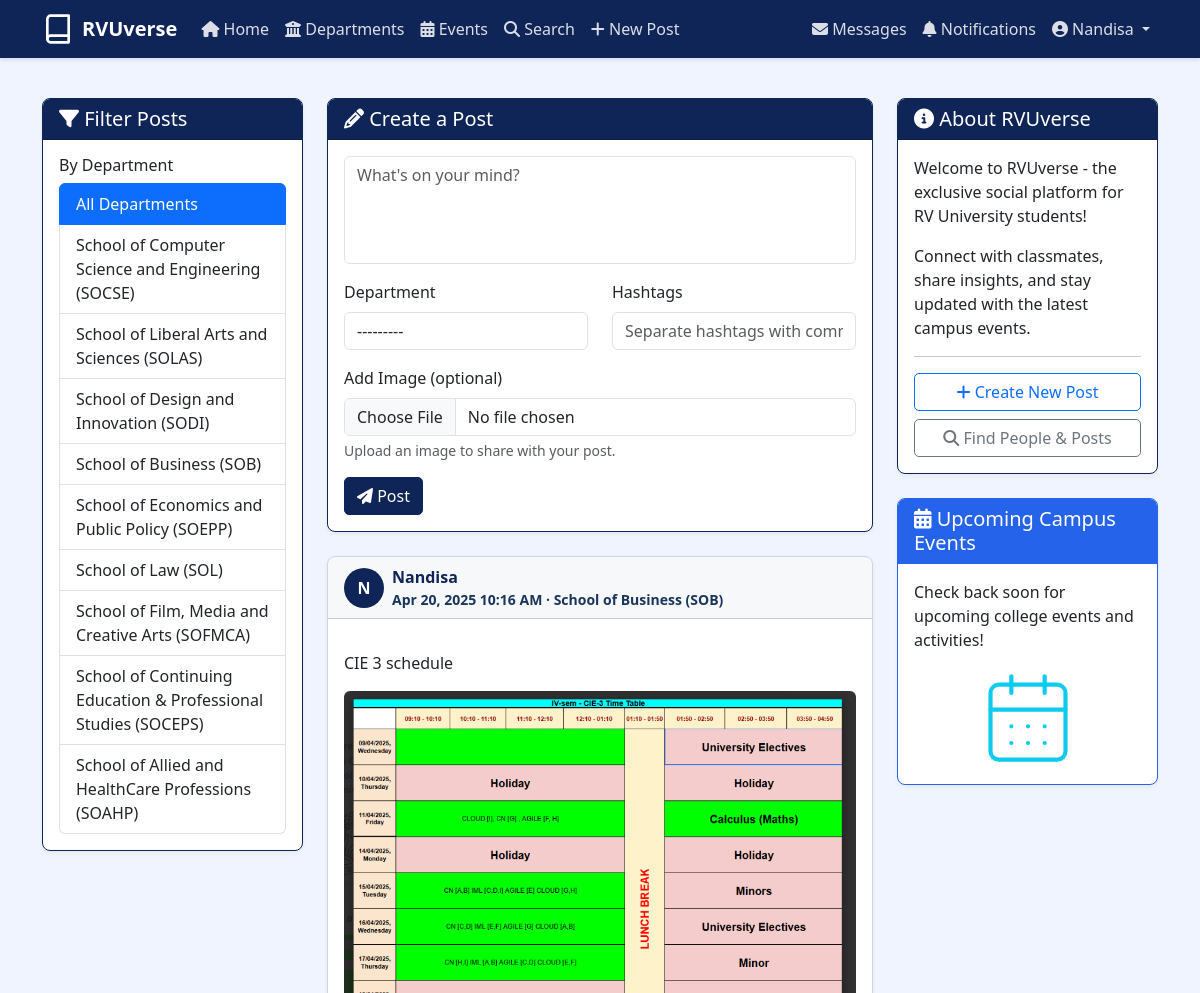
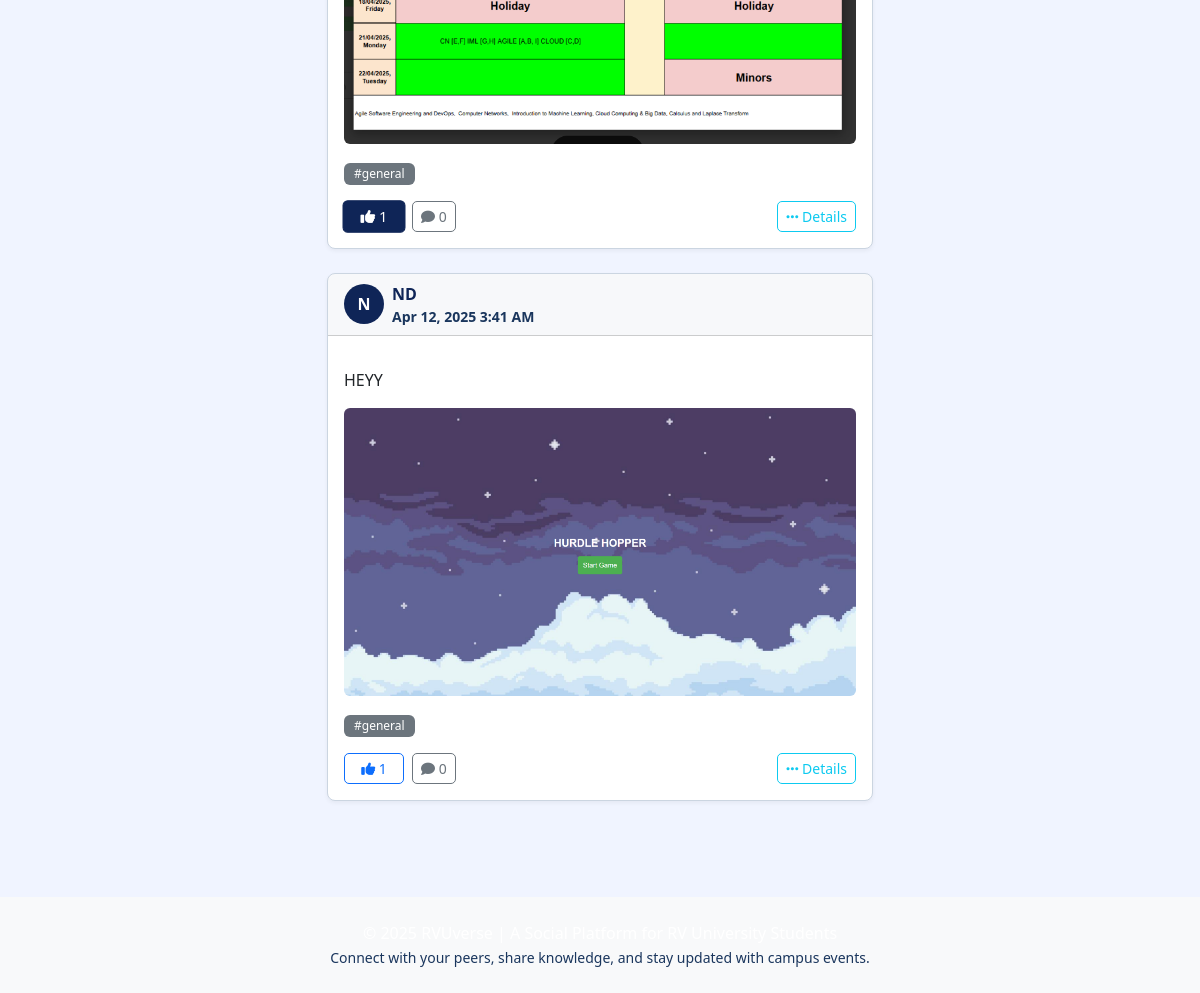
Screenshot of / (signed in) with the database file from the repository (2 pictures, top to bottom).
### core/models.py (models this page shows, shortened)
class Department(models.Model):
    DEPT_CHOICES = [
        ('1', 'School of Liberal Arts and Sciences (SOLAS)'),
        ('2', 'School of Design and Innovation (SODI)'),
        ('3', 'School of Business (SOB)'),
        ('4', 'School of Economics and Public Policy (SOEPP)'),
        ('5', 'School of Computer Science and Engineering (SOCSE)'),
        ('6', 'School of Law (SOL)'),
        ('7', 'School of Film, Media and Creative Arts (SOFMCA)'),
        ('8', 'School of Continuing Education & Professional Studies (SOCEPS)'),
        ('9', 'School of Allied and Healthcare Professions (SOAHP)'),
    ]
    code = models.CharField(max_length=2, choices=DEPT_CHOICES, unique=True,default='5')
    name = models.CharField(max_length=100)
    description = models.TextField(blank=True, null=True)
    def __str__(self):
        return self.name

class Post(models.Model):
    user = models.ForeignKey(User, on_delete=models.CASCADE, related_name='posts')
    content = models.TextField()
    department = models.ForeignKey(Department, on_delete=models.SET_NULL, null=True, blank=True,related_name='posts')
    created_at = models.DateTimeField(auto_now_add=True)
    updated_at = models.DateTimeField(auto_now=True)
    hashtags = models.CharField(max_length=255, blank=True)
    image = models.ImageField(upload_to='post_images/', blank=True, null=True)
    class Meta:
        ordering = ['-created_at']
    def get_likes_count(self):
        return self.likes.count()
    def get_comments_count(self):
        return self.comments.count()
    def extract_hashtags(self):
        if not self.hashtags:
            return []
        return [tag.strip() for tag in self.hashtags.split(',') if tag.strip()]

### core/views.py (the view)
# urls.py: path('', views.home_view, name='home'),
@login_required
def home_view(request):
    posts = Post.objects.all().select_related('user', 'department').prefetch_related('comments', 'likes')
    user_likes = Like.objects.filter(user=request.user).values_list('post_id', flat=True)
    departments = Department.objects.all()
    department_id = request.GET.get('department')
    if department_id:
        posts = posts.filter(department_id=department_id)
    paginator = Paginator(posts, 10)  # Show 10 posts per page
    page_number = request.GET.get('page')
    page_obj = paginator.get_page(page_number)
    if request.method == 'POST':
        post_form = PostForm(request.POST, request.FILES)
        if post_form.is_valid():
            new_post = post_form.save(commit=False)
            new_post.user = request.user
            new_post.save()
            messages.success(request, "Your post has been created!")
            return redirect('home')
    else:
        post_form = PostForm()
    context = {
        'page_obj': page_obj,
        'post_form': post_form,
        'user_likes': user_likes,
        'departments': departments,
        'current_department': department_id,
    }
    return render(request, 'core/home.html', context)

### core/templates/core/home.html (shortened to what this page needs)
{% extends 'core/base.html' %}
{% block content %}
<div class="row">
    <div class="col-lg-3 mb-4">
        <div class="card border-primary">
            <div class="card-header bg-primary text-white">
                <h5 class="card-title mb-0">
                    <i class="fa-solid fa-filter"></i> Filter Posts
                </h5>
            </div>
            <div class="card-body">
                <h6>By Department</h6>
                <div class="list-group">
                    <a href="{% url 'home' %}" class="list-group-item list-group-item-action {% if not current_department %}active{% endif %}">
                        All Departments
                    </a>
                    {% for dept in departments %}
                    <a href="{% url 'home' %}?department={{ dept.id }}" class="list-group-item list-group-item-action {% if current_department == dept.id|stringformat:'s' %}active{% endif %}">
                        {{ dept.name }}
                    </a>
                    {% endfor %}
                </div>
            </div>
        </div>
    </div>
    <div class="col-lg-6">
        <div class="card mb-4 border-primary">
            <div class="card-header bg-primary text-white">
                <h5 class="card-title mb-0">
                    <i class="fa-solid fa-pencil"></i> Create a Post
                </h5>
            </div>
            <div class="card-body">
                <form method="post" action="{% url 'home' %}" enctype="multipart/form-data">
                    <div class="mb-3">
                        {{ post_form.content }}
                    </div>
                    <div class="row mb-3">
                        <div class="col-md-6">
                            <label for="{{ post_form.department.id_for_label }}" class="form-label">Department</label>
                            {{ post_form.department }}
                        </div>
                        <div class="col-md-6">
                            <label for="{{ post_form.hashtags.id_for_label }}" class="form-label">Hashtags</label>
                            {{ post_form.hashtags }}
                        </div>
                    </div>
                    <div class="mb-3">
                        <label for="{{ post_form.image.id_for_label }}" class="form-label">Add Image (optional)</label>
                        {{ post_form.image }}
                        <div class="form-text">Upload an image to share with your post.</div>
                    </div>
                    <button type="submit" class="btn btn-primary">
                        <i class="fa-solid fa-paper-plane"></i> Post
                    </button>
                </form>
            </div>
        </div>
        {% if page_obj %}
            {% for post in page_obj %}
            <div class="card mb-4 post-card">
                <div class="card-header d-flex justify-content-between align-items-center">
                    <div class="d-flex align-items-center">
                        <div class="avatar-placeholder me-2">{{ post.user.username.0|upper }}</div>
                        <div>
                            <a href="{% url 'user_profile' username=post.user.username %}" class="text-decoration-none fw-bold">
                                {{ post.user.username }}
                            </a>
                            <small class="text-muted d-block">
                                {{ post.created_at|date:"M d, Y g:i A" }}
                                {% if post.department %}
                                · {{ post.department.name }}
                                {% endif %}
                            </small>
                        </div>
                    </div>
                </div>
                <div class="card-body">
                    <p class="card-text">{{ post.content|linebreaks }}</p>
                    {% if post.image %}
                    <div class="post-image mb-3">
                        <img src="{{ post.image.url }}" alt="Post image" class="img-fluid rounded">
                    </div>
                    {% endif %}
                    {% if post.hashtags %}
                    <div class="hashtags mb-3">
                        {% for tag in post.extract_hashtags %}
                        <a href="{% url 'search' %}?query={{ tag }}&search_type=hashtags" class="badge bg-secondary text-decoration-none me-1">
                            #{{ tag }}
                        </a>
                        {% endfor %}
                    </div>
                    {% endif %}
                    <div class="d-flex justify-content-between">
                        <div class="d-flex">
                            <button class="btn btn-sm {% if post.id in user_likes %}btn-primary like-btn-active{% else %}btn-outline-primary like-btn{% endif %}"
                                    data-post-id="{{ post.id }}" data-action="{% if post.id in user_likes %}unlike{% else %}like{% endif %}">
                                <i class="fa-solid fa-thumbs-up"></i>
                                <span class="like-count">{{ post.get_likes_count }}</span>
                            </button>
                            <a href="{% url 'post_detail' post_id=post.id %}" class="btn btn-sm btn-outline-secondary ms-2">
                                <i class="fa-solid fa-comment"></i>
                                <span>{{ post.get_comments_count }}</span>
                            </a>
                        </div>
                        <a href="{% url 'post_detail' post_id=post.id %}" class="btn btn-sm btn-outline-info">
                            <i class="fa-solid fa-ellipsis-h"></i> Details
                        </a>
                    </div>
                </div>
            </div>
            {% endfor %}
        {% else %}
            <div class="alert alert-info text-center" role="alert">
                <i class="fa-solid fa-info-circle me-2"></i> No posts to display. Be the first to create a post!
            </div>
        {% endif %}
    </div>
    <div class="col-lg-3">
        <div class="card mb-4 border-primary">
            <div class="card-header bg-primary text-white">
                <h5 class="card-title mb-0">
                    <i class="fa-solid fa-info-circle"></i> About RVUverse
                </h5>
            </div>
            <div class="card-body">
                <p>Welcome to RVUverse - the exclusive social platform for RV University students!</p>
                <p>Connect with classmates, share insights, and stay updated with the latest campus events.</p>
                <hr>
                <div class="d-grid gap-2">
                    <a href="{% url 'create_post' %}" class="btn btn-outline-primary">
                        <i class="fa-solid fa-plus"></i> Create New Post
                    </a>
                    <a href="{% url 'search' %}" class="btn btn-outline-secondary">
                        <i class="fa-solid fa-search"></i> Find People & Posts
                    </a>
                </div>
            </div>
        </div>
        <div class="card border-info">
            <div class="card-header bg-info text-white">
                <h5 class="card-title mb-0">
                    <i class="fa-solid fa-calendar-alt"></i> Upcoming Campus Events
                </h5>
            </div>
            <div class="card-body">
                <p class="card-text">Check back soon for upcoming college events and activities!</p>
                <div class="text-center">
                </div>
            </div>
        </div>
    </div>
</div>
{% endblock %}

### core/templates/core/base.html (shortened to what this page needs)
<!DOCTYPE html>
<html lang="en">
<head>
    <link href="https://cdn.jsdelivr.net/npm/bootstrap@5.3.0-alpha1/dist/css/bootstrap.min.css" rel="stylesheet">
    <link rel="stylesheet" href="https://cdnjs.cloudflare.com/ajax/libs/font-awesome/6.4.0/css/all.min.css">
    <link rel="stylesheet" href="/static/css/styles.css">
</head>
<body>
    <nav class="navbar navbar-expand-lg sticky-top navbar-dark bg-primary">
        <div class="container">
            <a class="navbar-brand d-flex align-items-center" href="{% url 'home' %}">
                <svg class="me-2" width="32" height="32" viewBox="0 0 24 24" fill="none" stroke="currentColor" stroke-width="2" stroke-linecap="round" stroke-linejoin="round">
                    <path d="M4 19.5A2.5 2.5 0 0 1 6.5 17H20"></path>
                    <path d="M6.5 2H20v20H6.5A2.5 2.5 0 0 1 4 19.5v-15A2.5 2.5 0 0 1 6.5 2z"></path>
                </svg>
                <span class="fw-bold">RVUverse</span>
            </a>
            <div class="collapse navbar-collapse" id="navbarNav">
                {% if user.is_authenticated %}
                <ul class="navbar-nav me-auto">
                    <li class="nav-item">
                        <a class="nav-link {% if request.path == '/' %}active{% endif %}" href="{% url 'home' %}">
                            <i class="fa-solid fa-house"></i> Home
                        </a>
                    </li>
                    <li class="nav-item">
                        <a class="nav-link {% if '/departments/' in request.path %}active{% endif %}" href="{% url 'departments' %}">
                            <i class="fa-solid fa-building-columns"></i> Departments
                        </a>
                    </li>
                    <li class="nav-item">
                        <a class="nav-link {% if '/events/' in request.path %}active{% endif %}" href="{% url 'events' %}">
                            <i class="fa-solid fa-calendar-days"></i> Events
                        </a>
                    </li>
                    <li class="nav-item">
                        <a class="nav-link {% if '/search/' in request.path %}active{% endif %}" href="{% url 'search' %}">
                            <i class="fa-solid fa-magnifying-glass"></i> Search
                        </a>
                    </li>
                    <li class="nav-item">
                        <a class="nav-link {% if '/post/create/' in request.path %}active{% endif %}" href="{% url 'create_post' %}">
                            <i class="fa-solid fa-plus"></i> New Post
                        </a>
                    </li>
                </ul>
                <ul class="navbar-nav ms-auto">
                    <li class="nav-item">
                        <a class="nav-link position-relative {% if '/messages/' in request.path %}active{% endif %}" href="{% url 'messages' %}">
                            <i class="fa-solid fa-envelope"></i> Messages
                        </a>
                    </li>
                    <li class="nav-item">
                        <a class="nav-link position-relative {% if '/notifications/' in request.path %}active{% endif %}" href="{% url 'notifications' %}">
                            <i class="fa-solid fa-bell"></i> Notifications
                        </a>
                    </li>
                    <li class="nav-item dropdown">
                        <a class="nav-link dropdown-toggle show" href="#" id="navbarDropdown" role="button" data-bs-toggle="dropdown" aria-expanded="true">
                            <i class="fa-solid fa-user-circle"></i> {{ user.username }}
                        </a>
                    </li>
                </ul>
                {% endif %}
            </div>
        </div>
    </nav>
    <main class="container my-4">
        {% block content %}{% endblock %}
    </main>
    <footer class="bg-light py-4 mt-5">
        <div class="container text-center">
            <p class="mb-0">© {% now "Y" %} RVUverse | A Social Platform for RV University Students</p>
            <small class="text-muted">Connect with your peers, share knowledge, and stay updated with campus events.</small>
        </div>
    </footer>
</body>
</html>

### rows the page displays
Department: name "School of Computer Science and Engineering (SOCSE)"
Department: name "School of Liberal Arts and Sciences (SOLAS)"
Department: name "School of Design and Innovation (SODI)"
Department: name "School of Business (SOB)"
Department: name "School of Economics and Public Policy (SOEPP)"
Department: name "School of Law (SOL)"
Department: name "School of Film, Media and Creative Arts (SOFMCA)"
Department: name "School of Continuing Education & Professional Studies (SOCEPS)"
Department: name "School of Allied and HealthCare Professions (SOAHP)"
Post: user.username.0 "N", user.username "Nandisa", created_at "Apr 20, 2025 10:16 AM", department.name "School of Business (SOB)", content "CIE 3 schedule", image (picture), extract_hashtags "general", get_likes_count "1", get_comments_count "0"
Post: user.username.0 "N", user.username "ND", created_at "Apr 12, 2025 3:41 AM", content "HEYY", image (picture), extract_hashtags "general", get_likes_count "1", get_comments_count "0"

### other values shown
{{ user.username }} "Nandisa"
